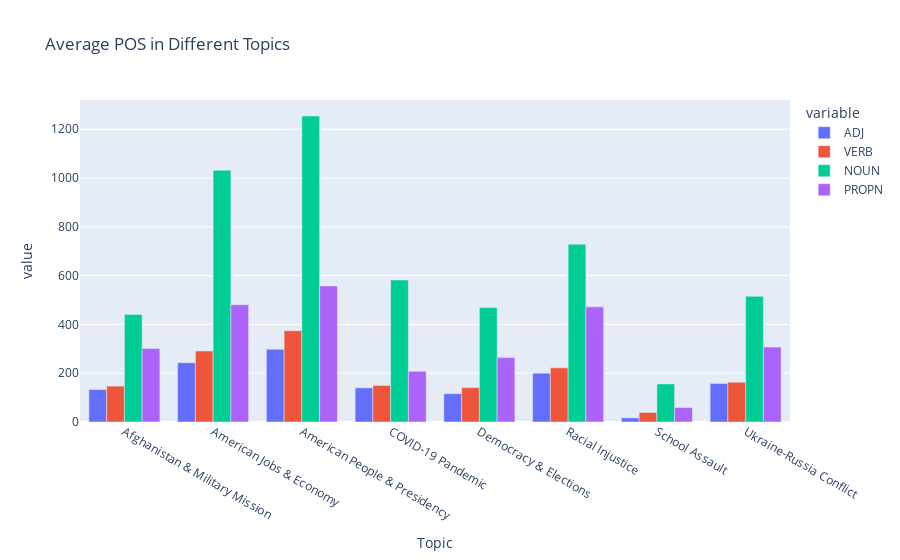

Notebook cell for this chart:
### Code cell
# Use plotly to plot POS use per speaker
fig = px.bar(average_pos_df, x="Topic", y=["ADJ", 'VERB', "NOUN", "PROPN"], title="Average POS in Different Topics", barmode='group')
fig.show()

### Figure 1 — Plotly figure (JSON) as saved in the notebook; plotly's stock layout.template omitted (floating-point values rounded to 4 significant figures)
{"data": [{"alignmentgroup": "True", "hovertemplate": "variable=ADJ<br>Topic=%{x}<br>value=%{y}<extra></extra>", "legendgroup": "ADJ", "marker": {"color": "#636efa", "pattern": {"shape": ""}}, "name": "ADJ", "offsetgroup": "ADJ", "orientation": "v", "showlegend": true, "textposition": "auto", "type": "bar", "x": ["Afghanistan & Military Mission", "American Jobs & Economy", "American People & Presidency", "COVID-19 Pandemic", "Democracy & Elections", "Racial Injustice", "School Assault", "Ukraine-Russia Conflict"], "xaxis": "x", "y": [133, 243, 298, 140, 116, 200, 17, 158], "yaxis": "y"}, {"alignmentgroup": "True", "hovertemplate": "variable=VERB<br>Topic=%{x}<br>value=%{y}<extra></extra>", "legendgroup": "VERB", "marker": {"color": "#EF553B", "pattern": {"shape": ""}}, "name": "VERB", "offsetgroup": "VERB", "orientation": "v", "showlegend": true, "textposition": "auto", "type": "bar", "x": ["Afghanistan & Military Mission", "American Jobs & Economy", "American People & Presidency", "COVID-19 Pandemic", "Democracy & Elections", "Racial Injustice", "School Assault", "Ukraine-Russia Conflict"], "xaxis": "x", "y": [147, 291, 374, 150, 141, 222, 39, 163], "yaxis": "y"}, {"alignmentgroup": "True", "hovertemplate": "variable=NOUN<br>Topic=%{x}<br>value=%{y}<extra></extra>", "legendgroup": "NOUN", "marker": {"color": "#00cc96", "pattern": {"shape": ""}}, "name": "NOUN", "offsetgroup": "NOUN", "orientation": "v", "showlegend": true, "textposition": "auto", "type": "bar", "x": ["Afghanistan & Military Mission", "American Jobs & Economy", "American People & Presidency", "COVID-19 Pandemic", "Democracy & Elections", "Racial Injustice", "School Assault", "Ukraine-Russia Conflict"], "xaxis": "x", "y": [441, 1032, 1254, 582, 469, 729, 156, 515], "yaxis": "y"}, {"alignmentgroup": "True", "hovertemplate": "variable=PROPN<br>Topic=%{x}<br>value=%{y}<extra></extra>", "legendgroup": "PROPN", "marker": {"color": "#ab63fa", "pattern": {"shape": ""}}, "name": "PROPN", "offsetgroup": "PROPN", "orientation": "v", "showlegend": true, "textposition": "auto", "type": "bar", "x": ["Afghanistan & Military Mission", "American Jobs & Economy", "American People & Presidency", "COVID-19 Pandemic", "Democracy & Elections", "Racial Injustice", "School Assault", "Ukraine-Russia Conflict"], "xaxis": "x", "y": [301, 481, 558, 208, 264, 472, 59, 307], "yaxis": "y"}], "layout": {"autosize": true, "barmode": "group", "legend": {"title": {"text": "variable"}, "tracegroupgap": 0}, "title": {"text": "Average POS in Different Topics"}, "xaxis": {"anchor": "y", "autorange": true, "domain": [0, 1], "range": [-0.5, 7.5], "title": {"text": "Topic"}, "type": "category"}, "yaxis": {"anchor": "x", "autorange": true, "domain": [0, 1], "range": [0, 1320], "title": {"text": "value"}, "type": "linear"}}}
